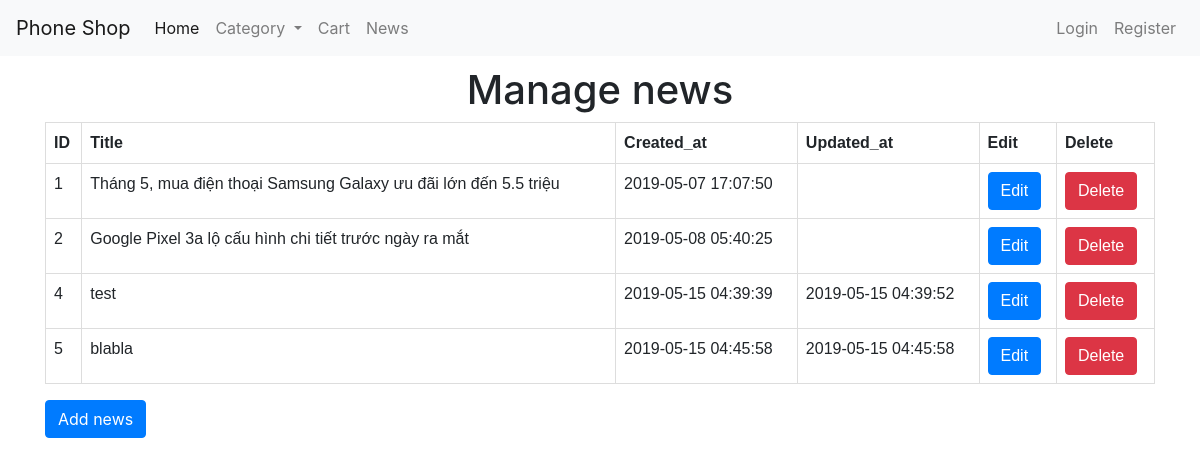
Screenshot of /manage_news.php with the database file from the repository.
### tables this page shows
CREATE TABLE `news` (
  `news_id` int(11) NOT NULL AUTO_INCREMENT,
  `news_title` varchar(100) NOT NULL,
  `news_body` text NOT NULL,
  `news_image_dir` varchar(100) DEFAULT NULL,
  `created_at` timestamp NOT NULL DEFAULT CURRENT_TIMESTAMP,
  `updated_at` timestamp NULL DEFAULT CURRENT_TIMESTAMP ON UPDATE CURRENT_TIMESTAMP,
  PRIMARY KEY (`news_id`)
);

### manage_news.php (the view, shortened to what this page needs)
<?php require("config/Database.php"); ?>
<?php include("inc/header.php"); ?>
<?php include("inc/navbar.php"); ?>
<?php
    $getNewsQuery ="SELECT * FROM news";
    $result = mysqli_query($conn, $getNewsQuery);
    $news = mysqli_fetch_all($result, MYSQLI_ASSOC);
?>
<div class="container">
    <h1 class="title">Manage news</h1>
    <div>
    <table class="table">
        <tr>
            <th>ID</th>
            <th>Title</th>
            <th>Created_at</th>
            <th>Updated_at</th>
            <th>Edit</th>
            <th>Delete</th>
        </tr>
            <?php foreach($news as $new) : ?>
                <?php echo "<tr>"; ?>
                <?php echo "<td>" .$new["news_id"]. "</td>"; ?>
                <?php echo "<td>" .$new["news_title"]. "</td>"; ?>
                <?php echo "<td>" .$new["created_at"]. "</td>"; ?>
                <?php echo "<td>" .$new["updated_at"]. "</td>"; ?>
                <td><a class="btn btn-primary" href="edit_news.php?id=<?php echo $new["news_id"]; ?>" role="button">Edit</button></td>
                <td>
                <button class="btn btn-danger" type="submit" onclick="showModal(<?php echo $new["news_id"]; ?>)">Delete
                </td>
                <?php echo "</tr>"; ?>
            <?php endforeach; ?>
        </table>
    </div>
    <div>
        <a href="add_news.php">
            <button class="btn btn-primary">Add news</button>
        </a>
    </div>
</div>
<?php include("inc/footer.php"); ?>

### css/style.css (style rules this page uses)
.title { text-align: center; padding-top: 10px; }
.table { font-family: arial, sans-serif; width: 100%; }
.table td { border: 1px solid #dddddd; text-align: left; padding: 8px; }
.table th { border: 1px solid #dddddd; text-align: left; padding: 8px; }

### rows the page displays
news: news_id "1", news_title "Tháng 5, mua điện thoại Samsung Galaxy ưu đãi lớn đến 5.5 triệu", created_at "2019-05-07 17:07:50"
news: news_id "2", news_title "Google Pixel 3a lộ cấu hình chi tiết trước ngày ra mắt", created_at "2019-05-08 05:40:25"
news: news_id "4", news_title "test", created_at "2019-05-15 04:39:39", updated_at "2019-05-15 04:39:52"
news: news_id "5", news_title "blabla", created_at "2019-05-15 04:45:58", updated_at "2019-05-15 04:45:58"
